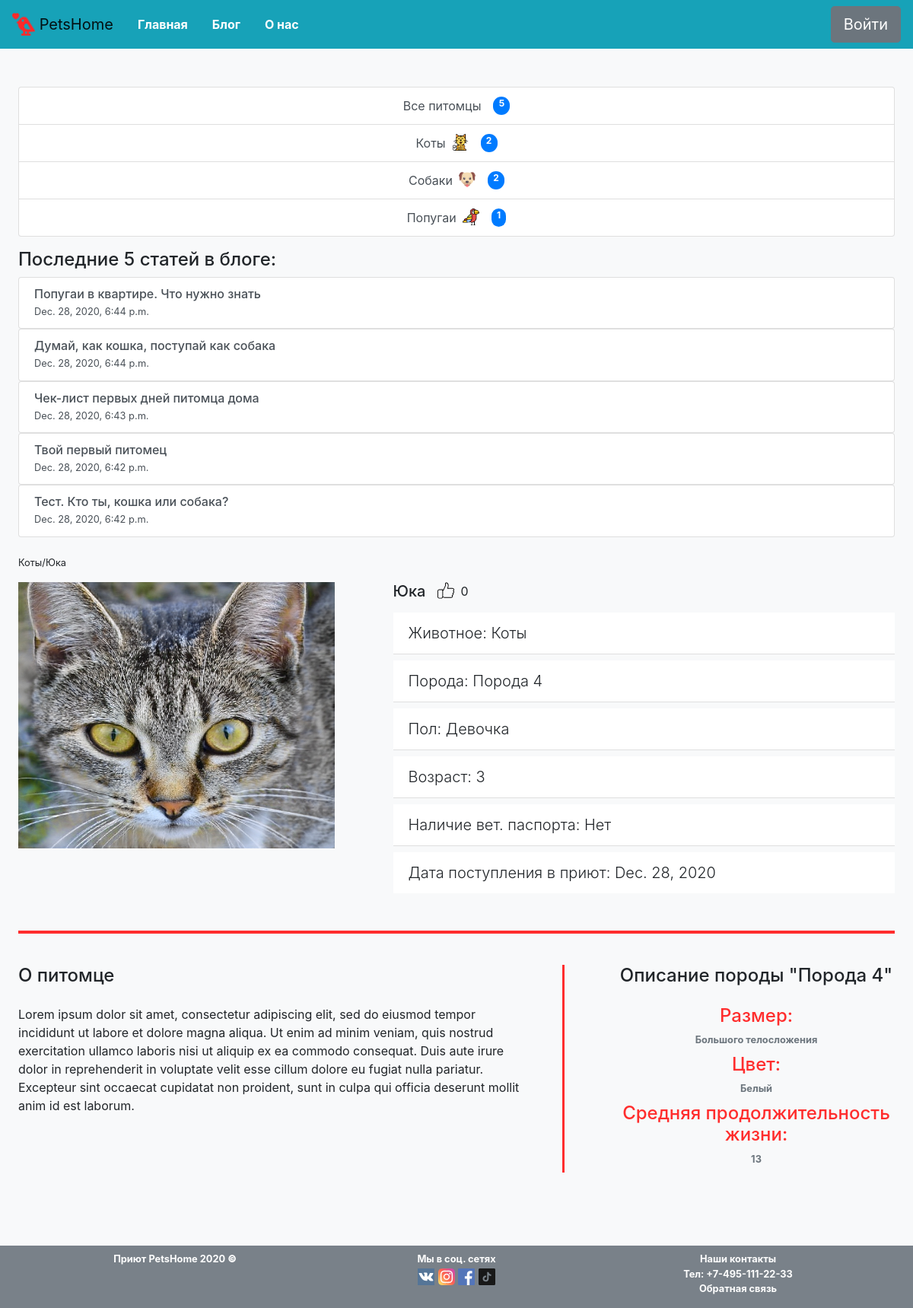
/pets/2, run on the app's committed database.
### pets/models.py (models this page shows, shortened)
class Animal (models.Model):
    CAT = 'Коты'
    DOG = 'Собаки'
    PARROT = 'Попугаи'
    ANIMAL_TYPE = [
        (CAT,'Коты'),
        (DOG, 'Собаки'),
        (PARROT, 'Попугаи'),
    ]
    type = models.CharField(max_length= 30, choices=ANIMAL_TYPE, verbose_name='Тип животного')
    icon = models.ImageField(upload_to='animal_icons/%Y/%m/%d', blank=True, verbose_name='Иконка животного')
    slug = models.SlugField(default='', unique=True)
    def __str__(self):
        return self.type

class Pet (models.Model):
    MALE = 'Мальчик'
    FEMALE = 'Девочка'
    PET_SEX = [
        (MALE,'Мальчик'),
        (FEMALE, 'Девочка'),
    ]
    nickname = models.CharField(max_length=80, verbose_name='Кличка питомца')
    sex = models.CharField (max_length = 10, choices= PET_SEX, verbose_name='Пол питомца')
    breed = models.ForeignKey(Breed, on_delete= models.CASCADE, verbose_name='Порода питомца')
    description = models.TextField(verbose_name='Описание')
    date_enter = models.DateField(default=datetime.date.today(), verbose_name='Дата поступления')
    type = models.ForeignKey(Animal, on_delete=models.CASCADE, verbose_name='Тип питомца')
    year = models.SmallIntegerField(verbose_name='Возраст питомца')
    photo = models.ImageField(upload_to='pet_images/%Y/%m/%d', blank=True, verbose_name='Фото питомца')
    like = models.SmallIntegerField (default=0, verbose_name='Лайки')
    vetpasport = models.BooleanField(default= False,verbose_name='Наличие ветпаспорта у питомца')

class Blog (models.Model):
    title = models.CharField(max_length= 200, verbose_name='Название статьи')
    date = models.DateTimeField(default=timezone.now, verbose_name='Дата опубликования')
    blogpost = models.TextField(verbose_name='Текст сообщения')
    small_decc = models.CharField(max_length = 50, blank=True, verbose_name='Короткий текст сообщения')

class Breed (models.Model):
    BIG = 'Большого телосложения'
    AVG = 'Среднего телосложения'
    SMALL = 'Маленького телосложения'
    BREED_SIZE = [
        (BIG,'Большого телосложения'),
        (AVG, 'Среднего телосложения'),
        (SMALL, 'Маленького телосложения'),
    ]
    name = models.CharField(max_length=50, verbose_name='Порода')
    size = models.CharField(max_length=100, choices=BREED_SIZE, verbose_name='Размер')
    color = models.CharField(max_length=100, verbose_name='Окрас')
    life = models.SmallIntegerField(verbose_name='Средняя продолжительность жизни')
    animal = models.ForeignKey(Animal, on_delete=models.CASCADE, verbose_name='Тип животного' )
    def __str__(self):
        return str(self.name)

### pets/views.py (the view)
# urls.py: path('pets/<int:pk>', views.PetInfoView.as_view(), name='pet_info'),
class PetInfoView(DetailView):
    model = models.Pet
    template_name = 'pet_info.html'
    def get_context_data(self, **kwargs):
        context = super().get_context_data(**kwargs)
        context["animal"] = models.Animal.objects.all()
        context["blog5"] = models.Blog.objects.all().order_by('-pk')[:5]
        context["pets_count"] = models.Pet.objects.all()
        return context

### pets/templates/pet_info.html (shortened to what this page needs)
{% extends 'base.html' %}
{% load static %}
{% block main %}
<div class="col-10 d-flex flex-column main-block-size">
    <div class="w-100"><p class="small">{{ object.type }}/{{ object.nickname }}</p></div>
    <div class="row mb-3 d-flex flex-wrap pet-wrapper">
        <div class="col-5 pet-info pet-photo mb-3">
            <img class="" style="height: 350px; width: 90%" src="{{ object.photo.url }}" alt="{{ object.nickname }}">
        </div>
        <div class="col-7 d-flex flex-column pet-info">
            <div class="d-flex flex-row">
                <h5 class="h5 mr-3 align-top">{{ object.nickname }}</h5>
                <form action="/pets/add_like/" method="post" enctype="multipart/form-data">
                    <input type="image" src='{% static "Images\like.svg" %}' value="like" style="height: 22px; width: 22px"/>
                </form>
                <p class="ml-2">{{ object.like }}</p>
            </div>
            <ul class="list-group list-group-flush">
                <li class="list-group-item mb-2 lead">Животное: {{object.type }} </li>
                <li class="list-group-item mb-2 lead">Порода: {{object.breed }}</li>
                <li class="list-group-item mb-2 lead">Пол: {{object.sex }}</li>
                <li class="list-group-item mb-2 lead">Возраст: {{object.year }}</li>
                {% if object.vetpasport == True %}
                <li class="list-group-item mb-2 lead">Наличие вет. паспорта: Да</li>
                {% else %}
                <li class="list-group-item mb-2 lead">Наличие вет. паспорта: Нет</li>
                {% endif %}
                <li class="list-group-item mb-2 lead">Дата поступления в приют: {{object.date_enter }}</li>
            </ul>
        </div>
    </div>
    <div class="d-flex flex-column align-items-center mb-3">
        <div class="contact-line w-90"></div>
    </div>
    <div class='row mb-5 d-flex flex-wrap pet-wrapper'>
        <div class="col-7 desc-text">
            <h4 class="h4 text-left mb-4">О питомце </h4>
            <p class="text-left w-100 mb-4">{{ object.description }}</p>
        </div>
        <div class="col-1 contact-line-pet">
            <div class="contact-line-vertical"></div>
        </div>
        <div class="col-4 breed-text">
            <h4 class="h4 text-center mb-4">Описание породы "{{object.breed}}"</h4>
            <ul class="list-group">
                <li class=" mb-2 text-center w-100"><h4 class="h4 li_color">Размер: </h4><small class="text-muted font-weight-bold">{{object.breed.size}}</small></li>
                <li class=" mb-2 text-center w-100"><h4 class="h4 li_color">Цвет: </h4><small class="text-muted font-weight-bold">{{object.breed.color}}</small></li>
                <li class=" mb-2 text-center w-100"><h4 class="h4 li_color">Средняя продолжительность жизни: </h4><small class="text-muted font-weight-bold">{{object.breed.life}}</small></li>
            </ul>
        </div>
    </div>
</div>
{% endblock %}

### pets/templates/base.html (shortened to what this page needs)
{% load static %}
<html lang="ru">
<head>
    {% block bootstrap_header %}
    <link rel="stylesheet" href="https://cdn.jsdelivr.net/npm/bootstrap@4.5.3/dist/css/bootstrap.min.css">
    {% endblock bootstrap_header %}
    <link rel="stylesheet" href='{% static "CSS\main.css" %}'>
</head>
<body>
    <header>
        <nav class="navbar navbar-expand-lg navbar-light bg-info d-flex flex-wrap">
            <a class="navbar-brand" href="/">
                <img src="{% static 'Images/love-birds2.png' %}" width="30" height="30" class="d-inline-block align-top " alt="">
                PetsHome
              </a>
            <div class="collapse navbar-collapse justify-content-center d-flex flex-wrap" >
                <ul class="nav mr-auto justify-content-center">
                    <li class="nav-item active">
                        <a class="nav-link text-white font-weight-bold" href="/">Главная<span class="sr-only">(current)</span></a>
                    </li>
                    <li class="nav-item">
                        <a class="nav-link text-white font-weight-bold" href="/blog/">Блог</a>
                    </li>
                    <li class="nav-item">
                        <a class="nav-link text-white font-weight-bold" href="/aboutus/">О нас</a>
                    </li>
                </ul>
                <form class="form-inline my-2 my-lg-0">
                    <button class="btn btn-secondary btn-lg my-2 my-sm-0" type="submit">Войти</button>
                </form>
            </div>
        </nav>
    </header>
    <main>
        <div class="row main-wrap mb-5 d-flex flex-wrap">
            <div class="col-2 menu-block-size">
                <div class="list-group mb-3">
                    <a href="/" class="list-group-item list-group-item-action d-flex justify-content-between ">
                      Все питомцы
                      <span class=" ml-3 badge badge-primary badge-pill">{{ pets_count|length }}</span>
                    </a>
                    {% for pet in animal %}
                    <a href="/pets/{{ pet.slug }}" id="{{ pet.type }}" class=" list-group-item list-group-item-action d-flex justify-content-between">
                    {{ pet.type }}
                        <img class="mr-3 ml-2" src='{{ pet.icon.url }}' style="height: 22px; width: 22px">
                        <span class="badge badge-primary badge-pill">{{ pet.pet_set.all|length }}</span>
                    {% endfor %}
                    </a>
                </div>
                <div class="mb-4">
                    <h4 class="h4">Последние 5 статей в блоге:</h4>
                    {% for blog in blog5  %}
                    <div class="list-group">
                        <a href="/blog/{{ blog.pk }}" class="list-group-item list-group-item-action flex-column align-items-start">
                        <div class="d-flex w-100 flex-column">
                            <h6 class="h6 mb-1">{{ blog.title }}</h6>
                            <small>{{ blog.date }}</small>
                        </div>
                        </a>
                    </div>
                    {% endfor %}
                </div>
            </div>
            {% block main %}
            {% endblock %}
        </div>
    </main>
    <footer class="bg-secondary" style="opacity: 0.9;" >
        <div class="container footer-container d-flex flex-row flex-wrap pt-2 ">
            <small class="col-4 text-white text-center font-weight-bold footer-wrap-size mb-3">Приют PetsHome 2020 <strong>&copy;</strong></small>
            <div class="col-4 text-white text-center d-flex flex-column footer-wrap-size mb-3">
                <small class="text-white text-center font-weight-bold">Мы в соц. сетях</small>
                <div class="social ">
                    <a href="#"><img src="{% static 'Images\vk.svg' %}" style="height: 22px; width: 22px" alt='VK'></a>
                    <a href="#"><img src="{% static 'Images\instagram.svg' %}" style="height: 22px; width: 22px" alt='instagram'></a>
                    <a href="#"><img src="{% static 'Images\facebook.svg' %}" style="height: 22px; width: 22px" alt='facebook'></a>
                    <a href="#"><img src="{% static 'Images\tiktok.svg' %}" style="height: 22px; width: 22px" alt='tiktok'></a>
                </div>
            </div>
            <address class="col-4 d-flex flex-column footer-wrap-size mb-3">
                <small class="text-white text-center font-weight-bold">
                    Наши контакты</br>
                    Тел: +7-495-111-22-33</br>
                    <a href="mailto:#" class="text-white text-center">Обратная связь</a>
                </small>
            </address>
        </div>
    </footer>
</body>
</html>

### asset/CSS/main.css (style rules this page uses)
.main-wrap { margin-top: 50px; }
.main-block-size { min-width: 45%; }
.contact-line { width: 80%; height: 4px; background-color: #FF2D2D; border-color: #FF2D2D; margin: 25px 0; }
body { background-color: #F8F9FA; }
main { margin: 0 2vw; background-color:#F8F9FA; }
.contact-line-vertical { width: 3px; height: 100%; background-color: #FF2D2D; border-color: #FF2D2D; margin: 0 25px; }
li { list-style-type: none; }
.li_color { color: #FF2D2D; }
.menu-block-size { min-width: 200px; }
.main-block-size { min-width: 200px; }
.footer-wrap-size { min-width: 168px; }
.desc-text { min-width: 440px; }
.pet-photo { min-width: 350px; }
@media screen and (max-width: 1236px) { .col-2 { flex: 0 0 80%; max-width: 80%; margin: 0 auto; } }
@media screen and (max-width: 1236px) { .col-10 { flex: 0 0 80%; max-width: 80%; margin: 0 auto; } }
@media screen and (max-width: 1236px) { .main-block-size { min-width: 100%; } }
@media screen and (max-width: 1236px) { .menu-block-size { min-width: 100%; } }
@media screen and (max-width: 1236px) { .justify-content-between { justify-content: center!important } }
@media screen and (max-width: 1236px) { .contact-line { width: 100%; } }

### data on the page
Animal: type "Коты", icon (picture), pet_set.all|length "2"
Animal: type "Собаки", icon (picture), pet_set.all|length "2"
Animal: type "Попугаи", icon (picture), pet_set.all|length "1"
Blog: title "Попугаи в квартире. Что нужно знать", date "Dec. 28, 2020, 6:44 p.m."
Blog: title "Думай, как кошка, поступай как собака", date "Dec. 28, 2020, 6:44 p.m."
Blog: title "Чек-лист первых дней питомца дома", date "Dec. 28, 2020, 6:43 p.m."
Blog: title "Твой первый питомец", date "Dec. 28, 2020, 6:42 p.m."
Blog: title "Тест. Кто ты, кошка или собака?", date "Dec. 28, 2020, 6:42 p.m."
Pet: type "Коты", nickname "Юка", photo (picture), like "0", breed "Порода 4", sex "Девочка", year "3", date_enter "Dec. 28, 2020", description "Lorem ipsum dolor sit amet, consectetur adipiscing elit, sed do eiusmod tempor incididunt ut labore et dolore magna aliqua. Ut enim ad minim veniam, quis nostrud exercitation ullamco laboris nisi ut aliquip ex ea commodo consequat. Duis aute irure dolor in reprehenderit in voluptate velit esse cillum dolore eu fugiat nulla pariatur. Excepteur sint occaecat cupidatat non proident, sunt in culpa qui officia deserunt mollit anim id est laborum.", breed.size "Большого телосложения", breed.color "Белый", breed.life "13"

### other printed values
{{ pets_count|length }} "5"
